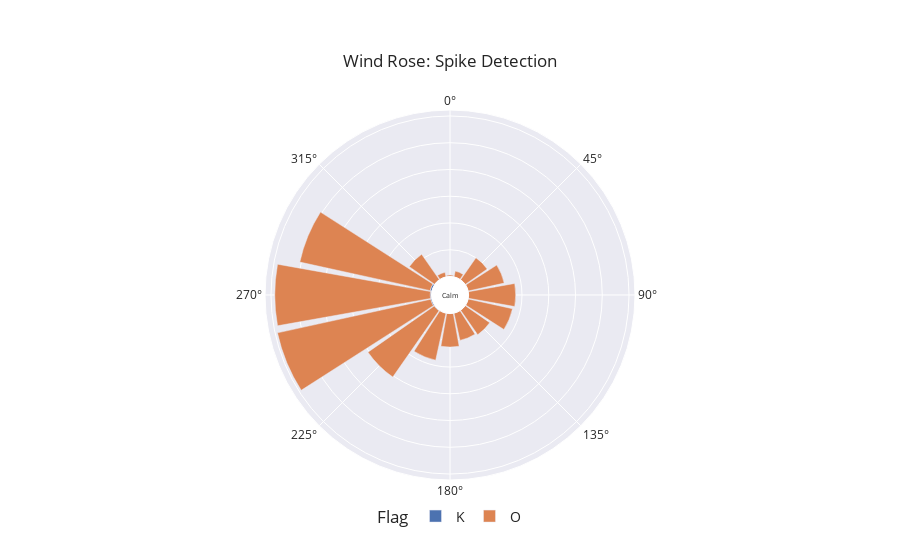

Notebook code cell kept with this figure:
### Markdown cell above
![picture](sites/FINR.jpg)

### Code cell
# TAUR Walter-Klingenbeck-Realschule Taufkirchen
df_site = extract_site_data(df=df, dates = dates, site_name="TAUR")

plot_wind_rose(df_site, column="Flag")

### Figure 1 — Plotly figure (JSON) as saved in the notebook; plotly's stock layout.template omitted (floating-point values rounded to 4 significant figures)
{"data": [{"hovertemplate": "Flag=K<br>len=%{r}<br>cardinal_direction=%{theta}<extra></extra>", "legendgroup": "K", "marker": {"color": "rgb(76,114,176)", "pattern": {"shape": ""}}, "name": "K", "r": [113, 2, 459, 278, 56, 56, 71, 17, 690, 106, 42, 24, 64, 4, 57, 479], "showlegend": true, "subplot": "polar", "theta": [315, 0, 247.5, 225, 180, 157.5, 67.5, 337.5, 292.5, 202.5, 135, 45, 112.5, 22.5, 90, 270], "type": "barpolar"}, {"hovertemplate": "Flag=O<br>len=%{r}<br>cardinal_direction=%{theta}<extra></extra>", "legendgroup": "O", "marker": {"color": "rgb(221,132,82)", "pattern": {"shape": ""}}, "name": "O", "r": [2232, 533, 13744, 10016, 11141, 58095, 1744, 30192, 12489, 49869, 10406, 58663, 16933, 17947, 17598, 11514], "showlegend": true, "subplot": "polar", "theta": [22.5, 0, 67.5, 45, 135, 270, 337.5, 225, 180, 292.5, 157.5, 247.5, 112.5, 202.5, 90, 315], "type": "barpolar"}], "layout": {"annotations": [{"font": {"size": 7}, "showarrow": false, "text": "Calm", "x": 0.5, "y": 0.5}], "barmode": "relative", "legend": {"font": {"size": 14}, "orientation": "h", "title": {"text": "Flag"}, "tracegroupgap": 0, "x": 0.5, "xanchor": "center", "y": -0.1, "yanchor": "middle"}, "margin": {"t": 110}, "polar": {"angularaxis": {"direction": "clockwise", "rotation": 90}, "domain": {"x": [0, 1], "y": [0, 1]}, "hole": 0.1, "radialaxis": {"linewidth": 0, "showticklabels": false, "ticks": ""}}, "title": {"text": "Wind Rose: Spike Detection", "xanchor": "center", "yanchor": "top"}}}
